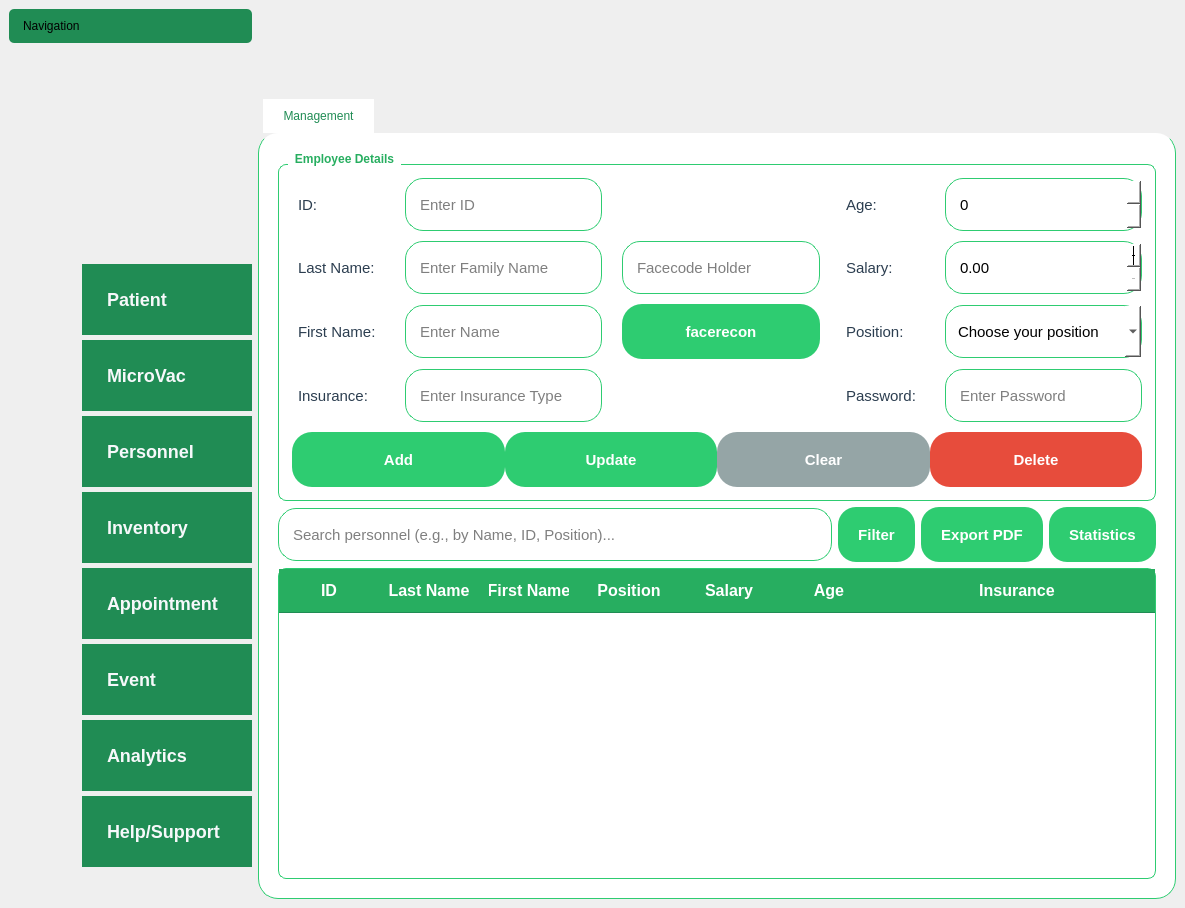
<?xml version="1.0" encoding="UTF-8"?>
<ui version="4.0">
 <class>personnel</class>
 <widget class="QMainWindow" name="personnel">
  <property name="geometry">
   <rect>
    <x>0</x>
    <y>0</y>
    <width>1185</width>
    <height>908</height>
   </rect>
  </property>
  <property name="windowTitle">
   <string>Personnel Management</string>
  </property>
  <property name="styleSheet">
   <string notr="true">/* Global Window Style */
QMainWindow {
 border-image: url(&quot;:/Static/Static/white_bg.jpg&quot;);
 background-size: contain;
}
/* Header Logo (Adjusted Size Constraints) */
QLabel#biovec_logo {
    margin-left: 25px; /* Keep margin */
    min-width: 50px;
    max-width: 250px;
    min-height: 80px;
    max-height: 80px;
    qproperty-alignment: AlignCenter;
    background-color: transparent;
    image: url(:/Static/Static/logo.png);
}

/* Sidebar Dock Widget */
QDockWidget {
    border: none;
    background-color: #ffffff;
}

QDockWidget::title {
    background-color: #208c54;
    color: white;
    padding: 10px;
    font-weight: bold;
    border-radius: 5px;
    text-align: left;
}

/* Sidebar Header Logo */
QLabel#label_logo {

    min-width: 50px;
    max-width: 250px;
    min-height:100px;
    max-height: 150px;
    qproperty-alignment: 'AlignCenter';
    image: url(:/Static/Static/dashboard.png);

}

/* Sidebar Button Styles - TEXT MADE LARGER */
QDockWidget QPushButton {
    background-color: #208c54;
    color: #f6f8fa;
   padding: 18px 32px 18px 25px; /* Slightly increased vertical padding */
    text-align: left;
    border: none;
    border-radius: 0;
    font-size: 18px;  /* INCREASED FONT SIZE */
    font-weight: bold;
}

QDockWidget QPushButton:hover {
    background-color: #27ae77;
}

QDockWidget QPushButton:pressed {
    background-color: #27ae80;
}

/* Sidebar Icon Styles - ICONS MADE LARGER */
QDockWidget QLabel { /* Selects icons within the DockWidget */
    min-width: 60px;   /* INCREASED ICON SIZE */
    min-height:60px;  /* INCREASED ICON SIZE */
    max-width: 60px;   /* INCREASED ICON SIZE */
    max-height: 60px;  /* INCREASED ICON SIZE */
    qproperty-alignment: 'AlignCenter';
         margin-left: 4px;
}

/* GroupBox Styles - PADDING/MARGIN REDUCED */
QGroupBox {
    border: 1px solid #2ecc71;
    border-radius: 8px;
    margin-top: 12px; /* REDUCED margin-top slightly */
    font-weight: bold;
    background-color: #ffffff;
    padding: 4px; /* REDUCED padding inside the groupbox */
}
QGroupBox QPushButton{
    border-radius:20px; /* Adjusted to match general button radius */
    font-weight: bold;
    padding: 10px 20px; /* Adjusted padding to match general buttons */
    font-size: 15px; /* Match general button font size */
    min-height: 35px; /* Match general button height */
}

QGroupBox QLineEdit, QGroupBox QSpinBox, QGroupBox QDoubleSpinBox { /* Added SpinBox styling */
    border: 1px solid #2ecc71;
    border-radius: 18px; /* Match general input radius */
    padding: 8px 12px; /* Match general input padding */
    background-color: #ffffff;
    font-size: 15px; /* Match general input font size */
    min-height: 35px; /* Match general input height */
}


QGroupBox::title {
    subcontrol-origin: margin;
    left: 10px;
    padding: 0 5px 0 5px;
    color: #27ae60;
    background-color: #ffffff;
    border-radius: 4px;
}

/* Table Widget Styles */
QTableWidget {
    border: 1px solid #2ecc71;
    border-radius: 8px;
    alternate-background-color: #f9f9f9;
    background-color: #ffffff;
    font-size: 15px;
    selection-behavior: SelectRows;
    selection-background-color: #AFE1AF;
    selection-color: #000000;
    gridline-color: #e0e0e0;
}

QTableWidget::item { /* Added item alignment from original personnel */
  text-align: center;
  padding-top: 5px;
  padding-bottom: 5px;
}

QTableWidget::item:selected {
    background-color: #27ae60;
    color: white;
}

QHeaderView::section {
    background-color: #27ae60;
    color: white;
    padding: 10px; /* Adjusted padding */
    border: none;
    border-bottom: 1px solid #208c54;
    font-size: 16px;
    font-weight: bold;
}

/* General Button Styles */
QPushButton {
    background-color: #2ecc71;
    color: white;
    border-radius: 18px;
    padding: 10px 20px;
    font-weight: bold;
    font-size: 15px;
    min-height: 35px;
}

QPushButton:hover {
    background-color: #27ae60;
}

QPushButton:pressed {
    background-color: #1e8449;
}

/* Specific Button Styles */
QPushButton#pushButton_delete { /* Kept original personnel delete style for difference */
    background-color: #e74c3c;
    color: white;
}
QPushButton#pushButton_delete:hover {
    background-color: #c0392b;
}
QPushButton#pushButton_delete:pressed {
    background-color: #a93226;
}

QPushButton#pushButton_clear { /* Kept original personnel clear style for difference */
   background-color: #95a5a6;
   color: white;
}
QPushButton#pushButton_clear:hover {
    background-color: #7f8c8d;
}
QPushButton#pushButton_clear:pressed {
    background-color: #6c7a7d;
}

/* Input Field Styles */
QLineEdit, QDateEdit, QComboBox, QSpinBox, QDoubleSpinBox { /* Added SpinBox/DoubleSpinBox */
    border: 1px solid #2ecc71;
    border-radius: 18px;
    padding: 8px 12px;
    background-color: #ffffff;
    font-size: 15px;
    min-height: 35px;
}

/* Specific SpinBox styling if needed */
QSpinBox::up-button, QDoubleSpinBox::up-button {
    subcontrol-origin: border;
    subcontrol-position: top right;
    width: 16px;
    border-image: url(:/qt-project.org/styles/commonstyle/images/spinup-16x16.png); /* Example icon */
    border-width: 1px;
}
QSpinBox::down-button, QDoubleSpinBox::down-button {
    subcontrol-origin: border;
    subcontrol-position: bottom right;
    width: 16px;
    border-image: url(:/qt-project.org/styles/commonstyle/images/spindown-16x16.png); /* Example icon */
    border-width: 1px;
}
QSpinBox::up-button:hover, QDoubleSpinBox::up-button:hover,
QSpinBox::down-button:hover, QDoubleSpinBox::down-button:hover {
    background-color: #e0e0e0;
}


/* Label Styles */
QLabel {
    color: #2c3e50;
    font-size: 15px; /* Adjusted font size */
    background-color: transparent;
    padding: 2px;
}
/* Align specific labels from personnel form if needed */
QLabel#idLabel, QLabel#NomLabel, QLabel#PrenomLabel, QLabel#AgeLabel, QLabel#SalaireLabel, QLabel#PosteLabel, QLabel#AssuranceLabel, QLabel#PasswordLabel {
    qproperty-alignment: 'AlignRight | AlignVCenter'; /* Keep right alignment for form labels */
    padding-right: 5px; /* Add some padding */
}


/* Main Tab Widget */
QTabWidget::pane {
    border:1px solid #2ecc71;
    border-radius: 20px 20px 20px;
    border-top: none;
    background: white;
    padding: 10px;
}

QTabBar::tab {
    background: #208c54;
    color: white;
    border: 0px solid #208c54;
    border-bottom: none;
    border-radius: 23px 23px 0 0;
    padding: 10px 20px;
    margin-right: 4px;
    font: bold 14pt &quot;Segoe UI&quot;;
    min-width: 10px;
}

QTabBar::tab:selected {
    background: #ffffff;
    color: #208c54;
    border-color: #2ecc71;
}

QTabBar::tab:!selected:hover {
    background: #1E8F53;
    color: white;
}

QTabWidget::tab-bar {
    alignment: left;
    left: 5px;
}

/* Calendar styles are kept from appointment UI but won't be used unless a calendar is added */
QCalendarWidget {
    /* Background Color */
    background-color: #29aa63;
    color: #ffffff; /* White text */
    font-family: &quot;Segoe UI&quot;, &quot;Arial&quot;, sans-serif;
    font-size: 16px;
    border: none;
    border-radius: 15px; /* Rounded corners */
}
/* ... (rest of the calendar styles from appointment.ui) ... */
</string>
  </property>
  <widget class="QWidget" name="centralwidget">
   <layout class="QGridLayout" name="gridLayout_3">
    <item row="1" column="1" rowspan="2">
     <widget class="QDockWidget" name="dockWidget_Sidebar">
      <property name="sizePolicy">
       <sizepolicy hsizetype="Preferred" vsizetype="Expanding">
        <horstretch>0</horstretch>
        <verstretch>0</verstretch>
       </sizepolicy>
      </property>
      <property name="features">
       <set>QDockWidget::DockWidgetFeature::NoDockWidgetFeatures</set>
      </property>
      <property name="allowedAreas">
       <set>Qt::DockWidgetArea::LeftDockWidgetArea</set>
      </property>
      <property name="windowTitle">
       <string>Navigation</string>
      </property>
      <widget class="QWidget" name="dockWidgetContents">
       <layout class="QVBoxLayout" name="sidebarVerticalLayout">
        <property name="spacing">
         <number>15</number>
        </property>
        <property name="leftMargin">
         <number>0</number>
        </property>
        <property name="topMargin">
         <number>10</number>
        </property>
        <property name="rightMargin">
         <number>0</number>
        </property>
        <property name="bottomMargin">
         <number>10</number>
        </property>
        <item>
         <widget class="QLabel" name="label_logo">
          <property name="text">
           <string/>
          </property>
         </widget>
        </item>
        <item>
         <layout class="QVBoxLayout" name="buttonsVerticalLayout">
          <property name="spacing">
           <number>5</number>
          </property>
          <item>
           <layout class="QHBoxLayout" name="patientLayout">
            <item>
             <widget class="QLabel" name="patient_icon">
              <property name="styleSheet">
               <string notr="true">image: url(:/Static/Static/1.png);</string>
              </property>
              <property name="text">
               <string/>
              </property>
             </widget>
            </item>
            <item>
             <widget class="QPushButton" name="patientButton">
              <property name="text">
               <string>Patient</string>
              </property>
             </widget>
            </item>
           </layout>
          </item>
          <item>
           <layout class="QHBoxLayout" name="microvacLayout">
            <item>
             <widget class="QLabel" name="microvac_icon">
              <property name="styleSheet">
               <string notr="true">image: url(:/Static/Static/2.png);</string>
              </property>
              <property name="text">
               <string/>
              </property>
             </widget>
            </item>
            <item>
             <widget class="QPushButton" name="microvacButton">
              <property name="text">
               <string>MicroVac</string>
              </property>
             </widget>
            </item>
           </layout>
          </item>
          <item>
           <layout class="QHBoxLayout" name="personnelLayout">
            <item>
             <widget class="QLabel" name="personnel_icon">
              <property name="styleSheet">
               <string notr="true">image: url(:/Static/Static/3.png);</string>
              </property>
              <property name="text">
               <string/>
              </property>
             </widget>
            </item>
            <item>
             <widget class="QPushButton" name="personnelButton">
              <property name="text">
               <string>Personnel</string>
              </property>
             </widget>
            </item>
           </layout>
          </item>
          <item>
           <layout class="QHBoxLayout" name="inventoryLayout">
            <item>
             <widget class="QLabel" name="inventory_icon">
              <property name="styleSheet">
               <string notr="true">image: url(:/Static/Static/4.png);</string>
              </property>
              <property name="text">
               <string/>
              </property>
             </widget>
            </item>
            <item>
             <widget class="QPushButton" name="inventoryButton">
              <property name="text">
               <string>Inventory</string>
              </property>
             </widget>
            </item>
           </layout>
          </item>
          <item>
           <layout class="QHBoxLayout" name="appointmentLayout">
            <item>
             <widget class="QLabel" name="appointment_icon">
              <property name="styleSheet">
               <string notr="true">image: url(:/Static/Static/5.png);</string>
              </property>
              <property name="text">
               <string/>
              </property>
             </widget>
            </item>
            <item>
             <widget class="QPushButton" name="appointmentButton">
              <property name="text">
               <string>Appointment</string>
              </property>
             </widget>
            </item>
           </layout>
          </item>
          <item>
           <layout class="QHBoxLayout" name="eventLayout">
            <item>
             <widget class="QLabel" name="event_icon">
              <property name="styleSheet">
               <string notr="true">image: url(:/Static/Static/6.png);</string>
              </property>
              <property name="text">
               <string/>
              </property>
             </widget>
            </item>
            <item>
             <widget class="QPushButton" name="eventButton">
              <property name="text">
               <string>Event</string>
              </property>
             </widget>
            </item>
           </layout>
          </item>
          <item>
           <layout class="QHBoxLayout" name="analyticsLayout">
            <item>
             <widget class="QLabel" name="analytics_icon">
              <property name="styleSheet">
               <string notr="true">image: url(:/Static/Static/7.png);</string>
              </property>
              <property name="text">
               <string/>
              </property>
             </widget>
            </item>
            <item>
             <widget class="QPushButton" name="analyticsButton">
              <property name="text">
               <string>Analytics</string>
              </property>
             </widget>
            </item>
           </layout>
          </item>
          <item>
           <layout class="QHBoxLayout" name="helpLayout">
            <item>
             <widget class="QLabel" name="help_icon">
              <property name="styleSheet">
               <string notr="true">image: url(:/Static/Static/8.png);</string>
              </property>
              <property name="text">
               <string/>
              </property>
             </widget>
            </item>
            <item>
             <widget class="QPushButton" name="helpButton">
              <property name="text">
               <string>Help/Support</string>
              </property>
             </widget>
            </item>
           </layout>
          </item>
         </layout>
        </item>
       </layout>
      </widget>
     </widget>
    </item>
    <item row="1" column="2">
     <widget class="QLabel" name="biovec_logo">
      <property name="styleSheet">
       <string notr="true">/* Style defined globally via object name */</string>
      </property>
      <property name="text">
       <string/>
      </property>
     </widget>
    </item>
    <item row="2" column="2">
     <widget class="QTabWidget" name="tabWidget">
      <property name="sizePolicy">
       <sizepolicy hsizetype="Expanding" vsizetype="Expanding">
        <horstretch>1</horstretch>
        <verstretch>0</verstretch>
       </sizepolicy>
      </property>
      <property name="currentIndex">
       <number>0</number>
      </property>
      <widget class="QWidget" name="tab_Management">
       <attribute name="title">
        <string>Management</string>
       </attribute>
       <layout class="QGridLayout" name="gridLayout">
        <item row="0" column="0">
         <widget class="QGroupBox" name="groupBox_PersonnelDetails">
          <property name="title">
           <string>Employee Details</string>
          </property>
          <layout class="QGridLayout" name="gridLayout_DetailsForm">
           <property name="horizontalSpacing">
            <number>20</number>
           </property>
           <property name="verticalSpacing">
            <number>10</number>
           </property>
           <item row="3" column="3">
            <widget class="QLabel" name="PasswordLabel">
             <property name="text">
              <string>Password:</string>
             </property>
            </widget>
           </item>
           <item row="0" column="1">
            <widget class="QLineEdit" name="idEdit">
             <property name="placeholderText">
              <string>Enter ID</string>
             </property>
             <property name="clearButtonEnabled">
              <bool>true</bool>
             </property>
            </widget>
           </item>
           <item row="1" column="3">
            <widget class="QLabel" name="SalaireLabel">
             <property name="text">
              <string>Salary:</string>
             </property>
            </widget>
           </item>
           <item row="0" column="0">
            <widget class="QLabel" name="idLabel">
             <property name="text">
              <string>ID:</string>
             </property>
            </widget>
           </item>
           <item row="1" column="1">
            <widget class="QLineEdit" name="NomEdit">
             <property name="placeholderText">
              <string>Enter Family Name</string>
             </property>
             <property name="clearButtonEnabled">
              <bool>true</bool>
             </property>
            </widget>
           </item>
           <item row="4" column="0" colspan="5">
            <layout class="QHBoxLayout" name="horizontalLayout_Actions">
             <item>
              <widget class="QPushButton" name="pushButton_add">
               <property name="cursor">
                <cursorShape>PointingHandCursor</cursorShape>
               </property>
               <property name="toolTip">
                <string>Add a new employee with the details above</string>
               </property>
               <property name="text">
                <string>Add</string>
               </property>
              </widget>
             </item>
             <item>
              <widget class="QPushButton" name="pushButton_update">
               <property name="cursor">
                <cursorShape>PointingHandCursor</cursorShape>
               </property>
               <property name="toolTip">
                <string>Update the selected employee using the ID</string>
               </property>
               <property name="text">
                <string>Update</string>
               </property>
              </widget>
             </item>
             <item>
              <widget class="QPushButton" name="pushButton_clear">
               <property name="cursor">
                <cursorShape>PointingHandCursor</cursorShape>
               </property>
               <property name="toolTip">
                <string>Clear all fields in the form</string>
               </property>
               <property name="text">
                <string>Clear</string>
               </property>
              </widget>
             </item>
             <item>
              <widget class="QPushButton" name="pushButton_delete">
               <property name="cursor">
                <cursorShape>PointingHandCursor</cursorShape>
               </property>
               <property name="toolTip">
                <string>Delete the selected employee</string>
               </property>
               <property name="text">
                <string>Delete</string>
               </property>
              </widget>
             </item>
            </layout>
           </item>
           <item row="2" column="3">
            <widget class="QLabel" name="PosteLabel">
             <property name="text">
              <string>Position:</string>
             </property>
            </widget>
           </item>
           <item row="1" column="4">
            <widget class="QDoubleSpinBox" name="Salairedoublespinbox">
             <property name="buttonSymbols">
              <enum>QAbstractSpinBox::ButtonSymbols::PlusMinus</enum>
             </property>
             <property name="maximum">
              <double>99999.990000000005239</double>
             </property>
            </widget>
           </item>
           <item row="2" column="0">
            <widget class="QLabel" name="PrenomLabel">
             <property name="text">
              <string>First Name:</string>
             </property>
            </widget>
           </item>
           <item row="1" column="0">
            <widget class="QLabel" name="NomLabel">
             <property name="text">
              <string>Last Name:</string>
             </property>
            </widget>
           </item>
           <item row="2" column="1">
            <widget class="QLineEdit" name="PrenomEdit">
             <property name="placeholderText">
              <string>Enter Name</string>
             </property>
             <property name="clearButtonEnabled">
              <bool>true</bool>
             </property>
            </widget>
           </item>
           <item row="0" column="3">
            <widget class="QLabel" name="AgeLabel">
             <property name="text">
              <string>Age:</string>
             </property>
            </widget>
           </item>
           <item row="3" column="0">
            <widget class="QLabel" name="AssuranceLabel">
             <property name="text">
              <string>Insurance:</string>
             </property>
            </widget>
           </item>
           <item row="3" column="1">
            <widget class="QLineEdit" name="AssuranceEdit">
             <property name="placeholderText">
              <string>Enter Insurance Type</string>
             </property>
             <property name="clearButtonEnabled">
              <bool>true</bool>
             </property>
            </widget>
           </item>
           <item row="3" column="4">
            <widget class="QLineEdit" name="PasswordEdit">
             <property name="echoMode">
              <enum>QLineEdit::EchoMode::Password</enum>
             </property>
             <property name="placeholderText">
              <string>Enter Password</string>
             </property>
             <property name="clearButtonEnabled">
              <bool>true</bool>
             </property>
            </widget>
           </item>
           <item row="0" column="4">
            <widget class="QSpinBox" name="Agespinbox"/>
           </item>
           <item row="2" column="2">
            <widget class="QPushButton" name="cameraButton">
             <property name="text">
              <string>facerecon</string>
             </property>
            </widget>
           </item>
           <item row="1" column="2">
            <widget class="QLineEdit" name="facecode">
             <property name="text">
              <string/>
             </property>
             <property name="placeholderText">
              <string>Facecode Holder</string>
             </property>
            </widget>
           </item>
           <item row="2" column="4">
            <widget class="QComboBox" name="Post">
             <property name="placeholderText">
              <string>Choose your position</string>
             </property>
             <item>
              <property name="text">
               <string>Analyst</string>
              </property>
             </item>
             <item>
              <property name="text">
               <string>Developper</string>
              </property>
             </item>
             <item>
              <property name="text">
               <string>Designer</string>
              </property>
             </item>
             <item>
              <property name="text">
               <string>Manager</string>
              </property>
             </item>
            </widget>
           </item>
          </layout>
         </widget>
        </item>
        <item row="1" column="0">
         <layout class="QHBoxLayout" name="horizontalLayout_SearchFilter">
          <item>
           <widget class="QLineEdit" name="searchPersonnel">
            <property name="sizePolicy">
             <sizepolicy hsizetype="Expanding" vsizetype="Fixed">
              <horstretch>1</horstretch>
              <verstretch>0</verstretch>
             </sizepolicy>
            </property>
            <property name="placeholderText">
             <string>Search personnel (e.g., by Name, ID, Position)...</string>
            </property>
            <property name="clearButtonEnabled">
             <bool>true</bool>
            </property>
           </widget>
          </item>
          <item>
           <widget class="QPushButton" name="filterButton">
            <property name="cursor">
             <cursorShape>PointingHandCursor</cursorShape>
            </property>
            <property name="toolTip">
             <string>Apply filters (e.g., position, salary range)</string>
            </property>
            <property name="text">
             <string>Filter</string>
            </property>
           </widget>
          </item>
          <item>
           <widget class="QPushButton" name="exportPdfButton">
            <property name="cursor">
             <cursorShape>PointingHandCursor</cursorShape>
            </property>
            <property name="toolTip">
             <string>Export current view to PDF</string>
            </property>
            <property name="text">
             <string>Export PDF</string>
            </property>
           </widget>
          </item>
          <item>
           <widget class="QPushButton" name="statisticsButton">
            <property name="cursor">
             <cursorShape>PointingHandCursor</cursorShape>
            </property>
            <property name="toolTip">
             <string>View personnel statistics</string>
            </property>
            <property name="text">
             <string>Statistics</string>
            </property>
           </widget>
          </item>
         </layout>
        </item>
        <item row="2" column="0">
         <widget class="QTableWidget" name="tab_Personnel">
          <property name="enabled">
           <bool>true</bool>
          </property>
          <property name="sizePolicy">
           <sizepolicy hsizetype="Expanding" vsizetype="Expanding">
            <horstretch>0</horstretch>
            <verstretch>2</verstretch>
           </sizepolicy>
          </property>
          <property name="editTriggers">
           <set>QAbstractItemView::EditTrigger::NoEditTriggers</set>
          </property>
          <property name="alternatingRowColors">
           <bool>true</bool>
          </property>
          <property name="selectionMode">
           <enum>QAbstractItemView::SelectionMode::SingleSelection</enum>
          </property>
          <property name="selectionBehavior">
           <enum>QAbstractItemView::SelectionBehavior::SelectRows</enum>
          </property>
          <property name="showGrid">
           <bool>true</bool>
          </property>
          <attribute name="horizontalHeaderStretchLastSection">
           <bool>true</bool>
          </attribute>
          <attribute name="verticalHeaderVisible">
           <bool>false</bool>
          </attribute>
          <column>
           <property name="text">
            <string>ID</string>
           </property>
          </column>
          <column>
           <property name="text">
            <string>Last Name</string>
           </property>
          </column>
          <column>
           <property name="text">
            <string>First Name</string>
           </property>
          </column>
          <column>
           <property name="text">
            <string>Position</string>
           </property>
          </column>
          <column>
           <property name="text">
            <string>Salary</string>
           </property>
          </column>
          <column>
           <property name="text">
            <string>Age</string>
           </property>
          </column>
          <column>
           <property name="text">
            <string>Insurance</string>
           </property>
          </column>
         </widget>
        </item>
       </layout>
      </widget>
     </widget>
    </item>
   </layout>
  </widget>
  <action name="actionExit">
   <property name="text">
    <string>Exit</string>
   </property>
   <property name="shortcut">
    <string>Ctrl+Q</string>
   </property>
  </action>
 </widget>
 <tabstops>
  <tabstop>patientButton</tabstop>
  <tabstop>microvacButton</tabstop>
  <tabstop>personnelButton</tabstop>
  <tabstop>inventoryButton</tabstop>
  <tabstop>appointmentButton</tabstop>
  <tabstop>eventButton</tabstop>
  <tabstop>analyticsButton</tabstop>
  <tabstop>helpButton</tabstop>
  <tabstop>tabWidget</tabstop>
  <tabstop>idEdit</tabstop>
  <tabstop>Agespinbox</tabstop>
  <tabstop>NomEdit</tabstop>
  <tabstop>Salairedoublespinbox</tabstop>
  <tabstop>PrenomEdit</tabstop>
  <tabstop>AssuranceEdit</tabstop>
  <tabstop>PasswordEdit</tabstop>
  <tabstop>pushButton_add</tabstop>
  <tabstop>pushButton_update</tabstop>
  <tabstop>pushButton_clear</tabstop>
  <tabstop>pushButton_delete</tabstop>
  <tabstop>searchPersonnel</tabstop>
  <tabstop>filterButton</tabstop>
  <tabstop>exportPdfButton</tabstop>
  <tabstop>statisticsButton</tabstop>
  <tabstop>tab_Personnel</tabstop>
 </tabstops>
 <resources/>
 <connections/>
</ui>
